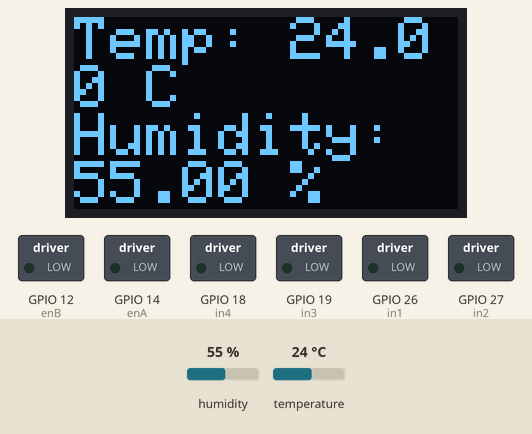
This sketch was run on a simulated ESP32. Shown: 128×64 one-colour display, switched loads named in the sketch (green lamp = pin HIGH). The inputs (shaded band) are chosen by the test bench; at power-on: temperature 24 °C, humidity 55 %. WiFi joins after 1.5 s; servers stay silent unless stated; the display library's start-up logo is not drawn; what the sketch prints to the serial monitor is not drawn.

Above: at 4.7 s.
4.8 s: temperature set to 28 °C
At 6.9 s:
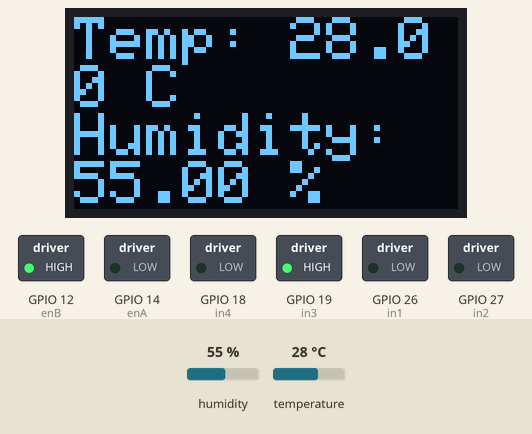
11.3 s: temperature set to 24 °C
At 14.1 s:
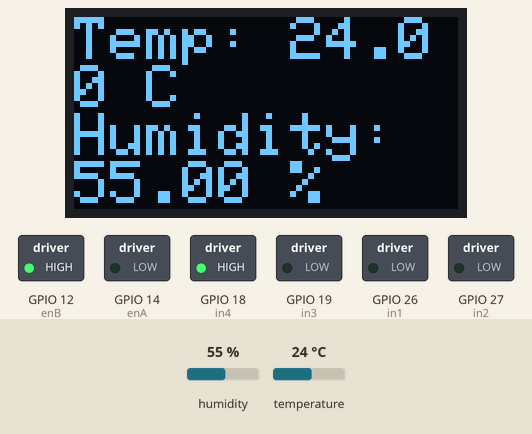
14.7 s: humidity set to 22 %
At 21.0 s:
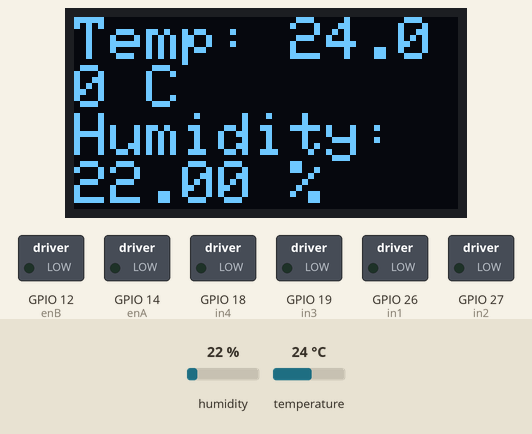
21.2 s: humidity set to 40 %
At 23.3 s:
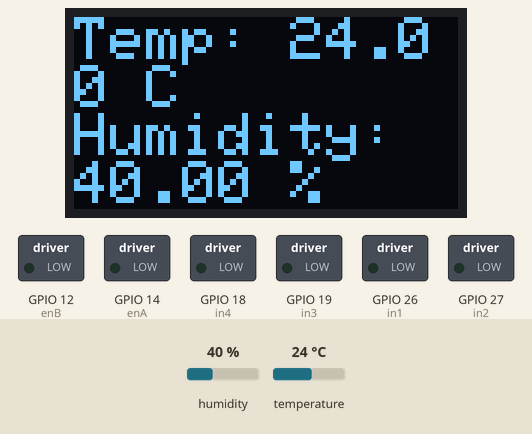
Timing chart, 0 to 24.8 s (numbered marks = the images above; inputs shaded):
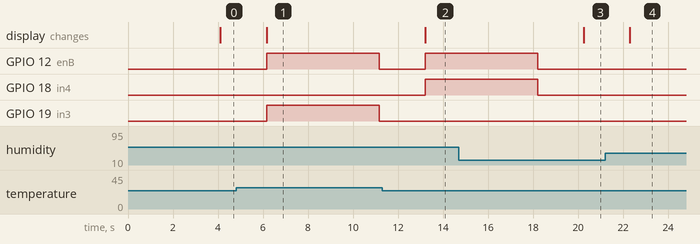

Measured:
- the behaviour switches between 26 and 25 °C on temperature (found by bisection; images 1 and 2)
- after the input at 4.8 s, GPIO 12 (enB), GPIO 19 (in3): LOW → HIGH after 1.4 s, → LOW 5.0 s later; the display: changes after 1.4 s (image 1)
- after the input at 11.3 s, GPIO 12 (enB), GPIO 18 (in4): LOW → HIGH after 1.9 s; the display: changes after 1.9 s (image 2)
- after the input at 14.7 s, the display: changes after 5.6 s (image 3)
- after the input at 21.2 s, the display: changes after 1.1 s (image 4)

The sketch:

Curtain+Fan_integration_according_to_room_temp.ino
```cpp
#include <DHT.h>
#include <Adafruit_GFX.h>
#include <Adafruit_SSD1306.h>
#include<WiFi.h>
#include<ThingSpeak.h>
const char* ssid="AD 354";
const char* password="12345678";


#define DHTPIN 25    // Digital pin connected to the DHT sensor
#define DHTTYPE DHT11   // DHT 11

DHT dht(DHTPIN, DHTTYPE);

// Define motor control pins
int enA = 14;
int in1 = 26;
int in2 = 27;
int enB = 12;
int in3 = 19;
int in4 = 18;

// OLED display settings
#define SCREEN_WIDTH 128 // OLED display width, in pixels
#define SCREEN_HEIGHT 64 // OLED display height, in pixels
#define OLED_RESET -1    // Reset pin # (or -1 if sharing Arduino reset pin)
Adafruit_SSD1306 display(SCREEN_WIDTH, SCREEN_HEIGHT, &Wire, OLED_RESET);

const float temperatureThreshold = 25.0;
boolean curtainOpen = false;
unsigned long mychno =2429419;
const char* apikey="IEH65KKJHJCC57JS";
WiFiClient client;
void setup() {
  Serial.begin(115200);
  dht.begin();
    WiFi.begin(ssid,password);
  ThingSpeak.begin(client);
  pinMode(enA, OUTPUT);
  pinMode(enB, OUTPUT);
  pinMode(in1, OUTPUT);
  pinMode(in2, OUTPUT);
  pinMode(in3, OUTPUT);
  pinMode(in4, OUTPUT);

  // Initialize OLED display
  if(!display.begin(SSD1306_SWITCHCAPVCC, 0x3C)) { // Address 0x3C for 128x64
    Serial.println(F("SSD1306 allocation failed"));
    for(;;); // Don't proceed, loop forever
  }
  display.display();
  delay(2000); // Pause for 2 seconds
  display.clearDisplay();
  display.setTextSize(2);      // Normal 1:1 pixel scale
  display.setTextColor(SSD1306_WHITE); // Draw white text
}

void loop() {
  delay(2000);  // Wait for 2 seconds between measurements

  float temperature = dht.readTemperature();  // Read temperature in Celsius
  float humidity = dht.readHumidity();        // Read humidity
      ThingSpeak.setField(2, temperature);
    ThingSpeak.setField(4, humidity);
  if (isnan(temperature) || isnan(humidity)) {
    Serial.println("Failed to read from DHT sensor!");
    return;
  }

  Serial.print("Temperature: ");
  Serial.print(temperature);
  Serial.print(" °C, Humidity: ");
  Serial.print(humidity);
  Serial.println("%");

  // Display temperature and humidity on OLED
  display.clearDisplay();
  display.setCursor(0, 0);     // Start at top-left corner
  display.print(F("Temp: "));
  display.print(temperature);
  display.println(" C");
  display.print(F("Humidity: "));
  display.print(humidity);
  display.println(" %");
  display.display();

  // Control curtain based on temperature
  if (temperature > temperatureThreshold && !curtainOpen) {
 openCurtain();
  } else if (temperature <= temperatureThreshold && curtainOpen) {
     closeCurtain();
  }
}

void openCurtain() {
  Serial.println("Opening the curtain");
  curtainOpen = true;
  digitalWrite(in3, HIGH);
  digitalWrite(in4, LOW); // Motor runs clockwise
  analogWrite(enB, 255);
  delay(5000);
  stopMotor();
}

void closeCurtain() {
  Serial.println("Closing the curtain");
  curtainOpen = false;
  digitalWrite(in3, LOW);
  digitalWrite(in4, HIGH); // Motor runs anticlockwise
  analogWrite(enB, 255);
  delay(5000);
  stopMotor();
}

void stopMotor() {
  digitalWrite(in3, LOW);
  digitalWrite(in4, LOW);
  analogWrite(enB, 0);
}
//fan logic
```
